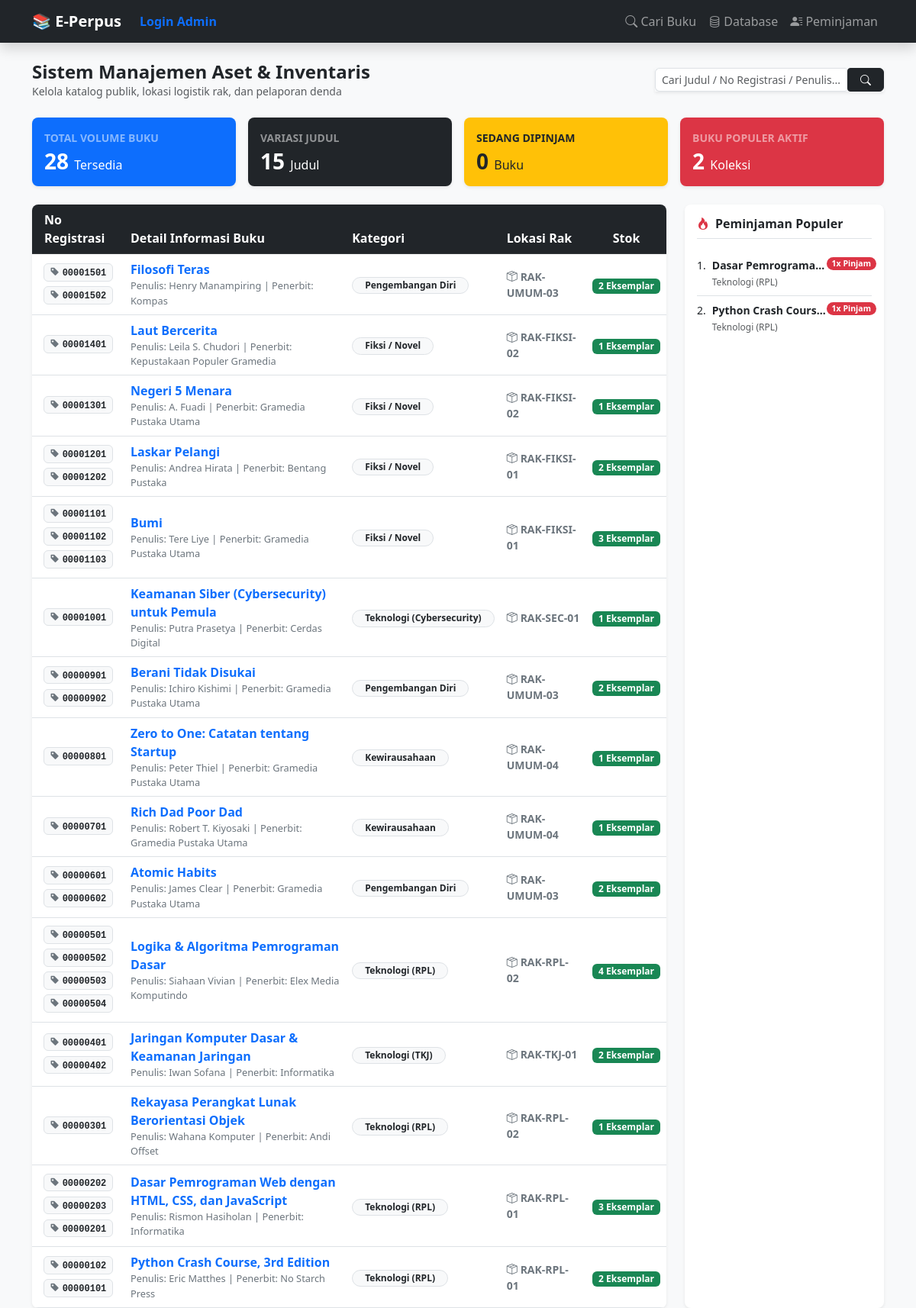
Page /koleksi on the committed database.
### tables this page shows
CREATE TABLE buku (
            id INTEGER PRIMARY KEY AUTOINCREMENT,
            -- Data Katalog (Publik)
            judul TEXT NOT NULL,
            sub_judul TEXT,
            penulis TEXT,
            penerbit TEXT,
            tahun_terbit TEXT,
            isbn TEXT,
            kategori TEXT,
            sinopsis TEXT,
            cover_img TEXT,
            -- Data Inventaris (Internal Pustakawan)
            id_buku_fisik TEXT UNIQUE, -- No Registrasi
            lokasi_rak TEXT,
            sumber_perolehan TEXT,     -- Pembelian / Hadiah / Sumbangan
            tanggal_masuk TEXT,
            kondisi_buku TEXT DEFAULT 'Baik', -- Baik / Rusak / Hilang
            harga_buku INTEGER DEFAULT 0,     -- Untuk Pelaporan Aset & Denda Opsi A
            stok INTEGER DEFAULT 1
        );

### app.py (the view)
@app.route('/koleksi')
def koleksi_lengkap():
    conn = get_db_connection()
    query = request.args.get('query', '').strip()
    if query:
        buku = conn.execute('''
            SELECT * FROM buku
            WHERE judul LIKE ? OR penulis LIKE ? OR id_buku_fisik LIKE ?
            ORDER BY id DESC
        ''', (f'%{query}%', f'%{query}%', f'%{query}%')).fetchall()
    else:
        buku = conn.execute('SELECT * FROM buku ORDER BY id DESC').fetchall()
    total_buku = 0
    for b in buku:
        if b['id_buku_fisik']:
            regs = parse_registration_numbers(b['id_buku_fisik'])
            total_buku += len(regs) if regs else b['stok']
        else:
            total_buku += 0
    total_judul = conn.execute('SELECT COUNT(*) FROM buku').fetchone()[0] or 0
    total_dipinjam = conn.execute('SELECT COUNT(*) FROM peminjaman WHERE status = "Dipinjam"').fetchone()[0] or 0
    buku_populer = conn.execute('''
        SELECT b.judul, b.kategori, COUNT(p.id) as total_dipinjam
        FROM buku b
        JOIN peminjaman p ON b.id = p.id_buku
        GROUP BY b.id
        ORDER BY total_dipinjam DESC
        LIMIT 5
    ''').fetchall()
    conn.close()
    return render_template('koleksi.html',
                           buku=buku,
                           query=query,
                           total_buku=total_buku,
                           total_judul=total_judul,
                           total_dipinjam=total_dipinjam,
                           buku_populer=buku_populer)

### app.py (called while the page is built)
def get_db_connection():
    base_dir = os.path.dirname(os.path.abspath(__file__))
    db_path = os.path.join(base_dir, 'perpustakaan.db')
    conn = sqlite3.connect(db_path)
    conn.row_factory = sqlite3.Row
    return conn

def parse_registration_numbers(raw_reg):
    if not raw_reg:
        return []
    raw_reg = str(raw_reg).strip()
    if raw_reg.startswith('['):
        try:
            return [str(r).strip() for r in json.loads(raw_reg) if str(r).strip()]
        except Exception:
            pass
    if ',' in raw_reg:
        return [r.strip() for r in raw_reg.split(',') if r.strip()]
    return [r.strip() for r in raw_reg.split() if r.strip()]

### templates/koleksi.html (shortened to what this page needs)
{% extends 'layout.html' %}
{% block content %}
<div class="d-flex justify-content-between align-items-center mb-4 mt-2">
    <div>
        <h4 class="fw-bold mb-0 text-dark">Sistem Manajemen Aset & Inventaris</h4>
        <p class="text-muted small mb-0">Kelola katalog publik, lokasi logistik rak, dan pelaporan denda</p>
    </div>
    <div class="d-flex gap-2">
        <form action="/koleksi" method="GET" class="d-flex shadow-sm" style="width: 300px;">
            <input type="text" name="query" class="form-control form-control-sm border-end-0 rounded-start"
                   placeholder="Cari Judul / No Registrasi / Penulis..." value="{{ query or '' }}">
            <button type="submit" class="btn btn-sm btn-dark rounded-end px-3">
                <i class="bi bi-search"></i>
            </button>
        </form>
    </div>
</div>
<div class="row g-3 mb-4">
    <div class="col-md-3">
        <div class="card border-0 shadow-sm bg-primary text-white p-3 rounded-3">
            <small class="text-white-50 fw-bold text-uppercase">Total Volume Buku</small>
            <h3 class="fw-bold mb-0 mt-1">{{ total_buku }} <span class="fs-6 fw-normal">Tersedia</span></h3>
        </div>
    </div>
    <div class="col-md-3">
        <div class="card border-0 shadow-sm bg-dark text-white p-3 rounded-3">
            <small class="text-white-50 fw-bold text-uppercase">Variasi Judul</small>
            <h3 class="fw-bold mb-0 mt-1">{{ total_judul }} <span class="fs-6 fw-normal">Judul</span></h3>
        </div>
    </div>
    <div class="col-md-3">
        <div class="card border-0 shadow-sm bg-warning text-dark p-3 rounded-3">
            <small class="text-dark-50 fw-bold text-uppercase">Sedang Dipinjam</small>
            <h3 class="fw-bold mb-0 mt-1">{{ total_dipinjam }} <span class="fs-6 fw-normal">Buku</span></h3>
        </div>
    </div>
    <div class="col-md-3">
        <div class="card border-0 shadow-sm bg-danger text-white p-3 rounded-3">
            <small class="text-white-50 fw-bold text-uppercase">Buku Populer Aktif</small>
            <h3 class="fw-bold mb-0 mt-1">{{ buku_populer|length }} <span class="fs-6 fw-normal">Koleksi</span></h3>
        </div>
    </div>
</div>
<div class="row g-4">
    <div class="col-lg-9">
        <div class="card shadow-sm border-0 rounded-3 overflow-hidden">
            <div class="table-responsive">
                <table class="table table-hover align-middle mb-0">
                    <thead class="table-dark">
                        <tr>
                            <th class="ps-3" style="width: 15%;">No Registrasi</th>
                            <th style="width: 40%;">Detail Informasi Buku</th>
                            <th style="width: 20%;">Kategori</th>
                            <th style="width: 15%;">Lokasi Rak</th>
                            <th class="text-center" style="width: 10%;">Stok</th>
                        </tr>
                    </thead>
                    <tbody>
                        {% if buku %}
                            {% for b in buku %}
                            <tr>
                                <td class="text-center">
                                    {% if b.id_buku_fisik %}
                                        {% set clean_str = b.id_buku_fisik.replace('[','').replace(']','').replace('"','').replace("'",'') %}
                                        {% for reg_num in clean_str.split(',') %}
                                            {% if reg_num.strip() %}
                                                <span class="badge bg-light text-dark border font-monospace small mb-1 shadow-xs d-inline-block px-2 py-1">
                                                    <i class="bi bi-tag-fill text-secondary me-1"></i>{{ reg_num.strip() }}
                                                </span>
                                            {% endif %}
                                        {% endfor %}
                                    {% else %}
                                        <span class="text-muted small">-</span>
                                    {% endif %}
                                </td>
                                <td>
                                    <a href="/buku/{{ b.id }}" class="fw-bold text-primary text-decoration-none d-block mb-0-link">
                                        {{ b.judul }}
                                    </a>
                                    <small class="text-secondary d-block" style="font-size: 0.8rem;">
                                        Penulis: {{ b.penulis }} | Penerbit: {{ b.penerbit or '-' }}
                                    </small>
                                </td>
                                <td><span class="badge bg-light text-dark border px-3 py-1.5 rounded-pill">{{ b.kategori }}</span></td>
                                <td class="small fw-semibold text-secondary"><i class="bi bi-box-seam me-1"></i>{{ b.lokasi_rak or 'Belum Diatur' }}</td>
                                <td class="text-center">
                                    <span class="badge {{ 'bg-success' if b.stok > 0 else 'bg-danger' }} rounded-2 px-2 py-1">
                                        {{ b.stok }} Eksemplar
                                    </span>
                                </td>
                            </tr>
                            {% endfor %}
                        {% endif %}
                    </tbody>
                </table>
            </div>
        </div>
    </div>
    <div class="col-lg-3">
        <div class="card shadow-sm border-0 rounded-3 p-3 bg-white h-100">
            <h6 class="fw-bold text-dark border-bottom pb-2 mb-3"><i class="bi bi-fire text-danger me-2"></i>Peminjaman Populer</h6>
            {% if buku_populer %}
                <ol class="list-group list-group-numbered list-group-flush">
                {% for bp in buku_populer %}
                    <li class="list-group-item d-flex justify-content-between align-items-start px-0 py-2 small">
                        <div class="ms-2 me-auto">
                            <div class="fw-bold text-truncate" style="max-width: 150px;">{{ bp.judul }}</div>
                            <span class="text-muted" style="font-size: 0.75rem;">{{ bp.kategori }}</span>
                        </div>
                        <span class="badge bg-danger rounded-pill">{{ bp.total_dipinjam }}x Pinjam</span>
                    </li>
                {% endfor %}
                </ol>
            {% else %}
                <div class="text-center py-4 text-muted small italic">
                    <i class="bi bi-graph-up d-block mb-1 text-black-50"></i> Belum ada rekaman sirkulasi transaksi.
                </div>
            {% endif %}
        </div>
    </div>
</div>
{% endblock %}

### rows in the picture
buku: strip "00001501" "00001502", judul "Filosofi Teras", penulis "Henry Manampiring", penerbit "Kompas", kategori "Pengembangan Diri", lokasi_rak "RAK-UMUM-03", stok "2"
buku: strip "00001401", judul "Laut Bercerita", penulis "Leila S. Chudori", penerbit "Kepustakaan Populer Gramedia", kategori "Fiksi / Novel", lokasi_rak "RAK-FIKSI-02", stok "1"
buku: strip "00001301", judul "Negeri 5 Menara", penulis "A. Fuadi", penerbit "Gramedia Pustaka Utama", kategori "Fiksi / Novel", lokasi_rak "RAK-FIKSI-02", stok "1"
buku: strip "00001201" "00001202", judul "Laskar Pelangi", penulis "Andrea Hirata", penerbit "Bentang Pustaka", kategori "Fiksi / Novel", lokasi_rak "RAK-FIKSI-01", stok "2"
buku: strip "00001101" "00001102" "00001103", judul "Bumi", penulis "Tere Liye", penerbit "Gramedia Pustaka Utama", kategori "Fiksi / Novel", lokasi_rak "RAK-FIKSI-01", stok "3"
buku: strip "00001001", judul "Keamanan Siber (Cybersecurity) untuk Pemula", penulis "Putra Prasetya", penerbit "Cerdas Digital", kategori "Teknologi (Cybersecurity)", lokasi_rak "RAK-SEC-01", stok "1"
buku: strip "00000901" "00000902", judul "Berani Tidak Disukai", penulis "Ichiro Kishimi", penerbit "Gramedia Pustaka Utama", kategori "Pengembangan Diri", lokasi_rak "RAK-UMUM-03", stok "2"
buku: strip "00000801", judul "Zero to One: Catatan tentang Startup", penulis "Peter Thiel", penerbit "Gramedia Pustaka Utama", kategori "Kewirausahaan", lokasi_rak "RAK-UMUM-04", stok "1"
buku: strip "00000701", judul "Rich Dad Poor Dad", penulis "Robert T. Kiyosaki", penerbit "Gramedia Pustaka Utama", kategori "Kewirausahaan", lokasi_rak "RAK-UMUM-04", stok "1"
buku: strip "00000601" "00000602", judul "Atomic Habits", penulis "James Clear", penerbit "Gramedia Pustaka Utama", kategori "Pengembangan Diri", lokasi_rak "RAK-UMUM-03", stok "2"
buku: strip "00000501" "00000502" "00000503" "00000504", judul "Logika & Algoritma Pemrograman Dasar", penulis "Siahaan Vivian", penerbit "Elex Media Komputindo", kategori "Teknologi (RPL)", lokasi_rak "RAK-RPL-02", stok "4"
buku: strip "00000401" "00000402", judul "Jaringan Komputer Dasar & Keamanan Jaringan", penulis "Iwan Sofana", penerbit "Informatika", kategori "Teknologi (TKJ)", lokasi_rak "RAK-TKJ-01", stok "2"
buku: strip "00000301", judul "Rekayasa Perangkat Lunak Berorientasi Objek", penulis "Wahana Komputer", penerbit "Andi Offset", kategori "Teknologi (RPL)", lokasi_rak "RAK-RPL-02", stok "1"
buku: strip "00000202" "00000203" "00000201", judul "Dasar Pemrograman Web dengan HTML, CSS, dan JavaScript", penulis "Rismon Hasiholan", penerbit "Informatika", kategori "Teknologi (RPL)", lokasi_rak "RAK-RPL-01", stok "3", judul "Dasar Pemrograma…", total_dipinjam "1"
buku: strip "00000102" "00000101", judul "Python Crash Course, 3rd Edition", penulis "Eric Matthes", penerbit "No Starch Press", kategori "Teknologi (RPL)", lokasi_rak "RAK-RPL-01", stok "2", judul "Python Crash Cours…", total_dipinjam "1"

### other values in the picture
{{ total_buku }} "28"
{{ total_judul }} "15"
{{ total_dipinjam }} "0"
{{ buku_populer|length }} "2"
